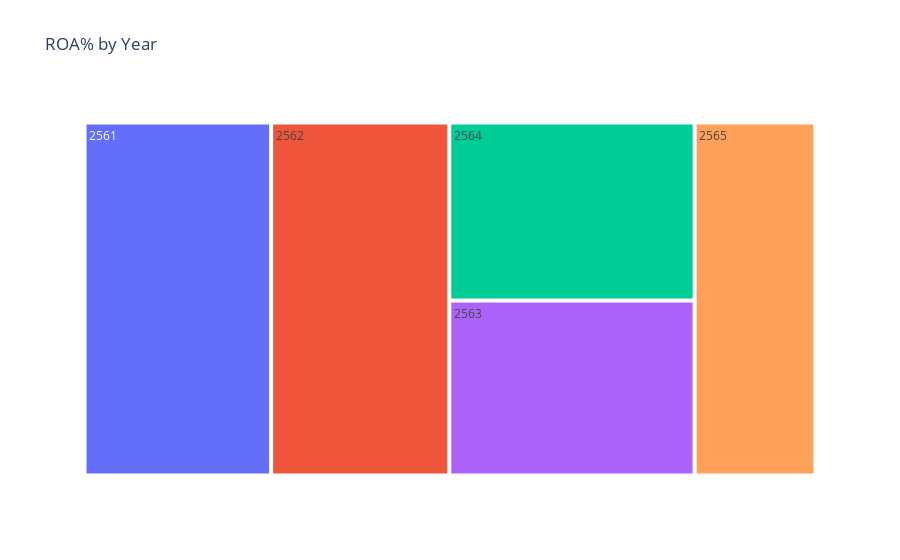

This figure's notebook cell:
### Code cell
PTT = Stock("KBANK")
fs = PTT.financial_statement()
print (fs)
fig = go.Figure(go.Treemap(
    labels=fs['year'],
    parents=[""]*len(fs),
    values=fs['ROA%'],
    branchvalues="total",
    hovertext=["year: {}<br>ROA%: {:,.2f}".format(row[0], row[9]) for row in fs.to_numpy()]
))

# Add a title to the plot
fig.update_layout(
    title="ROA% by Year"
)

# Show the plot
fig.show()

### Figure 1 — Plotly figure (JSON) as saved in the notebook; plotly's stock layout.template omitted (floating-point values rounded to 4 significant figures)
{"data": [{"branchvalues": "total", "hovertext": ["year: 2561<br>ROA%: 2.64", "year: 2562<br>ROA%: 2.52", "year: 2563<br>ROA%: 1.72", "year: 2564<br>ROA%: 1.75", "year: 2565<br>ROA%: 1.71"], "labels": ["2561", "2562", "2563", "2564", "2565"], "parents": ["", "", "", "", ""], "type": "treemap", "values": [2.64, 2.52, 1.72, 1.75, 1.71]}], "layout": {"title": {"text": "ROA% by Year"}}}
